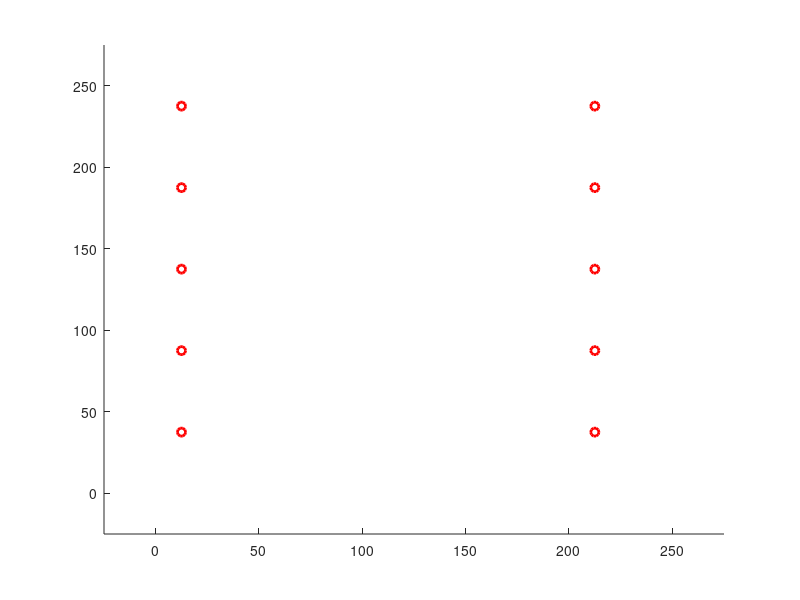

Here is the MATLAB script that generated this plot: (Note: this script raises an error after producing the figure.)
%% Variable Setup
grid_size = [10 10];
grid_w = 25;
max_step = 20000;
wp_tol = 7;

Algorithm = 'square_waypoint';
is_coverage_map = true;

robot_Form = 3;

time_interval = 4;
time_pause = time_interval/50;

robot_weight = [1.5 1.5 1.5 1.5];


pos_uwb_offset = [25 25];
pos_uwb_raw =  zeros(2, max_step);
pos_uwb = zeros(2, max_step);

pos_center = zeros(4, 2, max_step);

heading = zeros(4, max_step);

heading = [0 0 0 0];

Grid_setup = zeros(grid_size(1),  grid_size(2));
Grid_current =  zeros(grid_size(1),  grid_size(2), max_step);
Grid_visited =  zeros(grid_size(1),  grid_size(2), max_step);

Dy_force = zeros(4, 2, max_step);
Dy_a = zeros(4, 2, max_step);
Dy_v = zeros(4, 2, max_step);

%Wp = [100 200; 225 40; 50 170];
Wp = [];
wp_current = 1;
Circle_Wp = [];

is_rotating = false;

Line_Robot = [];
Line_Robot_area = [];
Line_Border = [];
loc_center = [0 0];

RobotConfig(:, :, 1) = [1 0; 0 0; -1 0; -2 0]; 
RobotConfig(:, :, 2) = [1 0; 0 0; 0 1; 1 1]; 
RobotConfig(:, :, 3) = [1 0; 0 0; -1 0; -1 -1]; 
RobotConfig(:, :, 4) = [0 1; 0 0; -1 0; -2 0]; 
RobotConfig(:, :, 5) = [1 0; 0 0; 1 0; 2 0]; 
RobotConfig(:, :, 6) = [1 0; 0 0; 1 0; 2 0]; 
RobotConfig(:, :, 7) = [1 0; 0 0; 1 0; 2 0]; 


grid_dhw = sqrt(2) / 2 * grid_w;

    for idx = 1: 10
        if (mod(idx, 4) == 1)
            Wp = [Wp; 0.5*grid_w  (idx+0.5)*grid_w];
        end
        if (mod(idx, 4) == 2)
            Wp = [Wp; (grid_size(2) - 1.5)*grid_w  (idx-0.5)*grid_w];
        end
        if (mod(idx, 4) == 3)
            Wp = [Wp; (grid_size(2) - 1.5)*grid_w (idx+0.5)*grid_w];
        end
        if (mod(idx, 4) == 0)
            Wp = [Wp; 0.5*grid_w  (idx-0.5)*grid_w];
        end
    end
    

%% DRAW MAP!
figure(1)
axis([-grid_w grid_w*11 -grid_w grid_w*11])
hold on

 % Draw Waypoints
for idx = 1: size(Wp,1)
    Circle_Wp(idx) = plot(Wp(idx, 1), Wp(idx, 2),'Color', 'r', 'LineWidth', 2, 'Marker', 'o');
end


%% Square Waypoint  (SW)

if ( strcmp( Algorithm, 'square_waypoint'))
    
    % Algorithm Setup
    occup_start = [2 1; 1 1; 1 2; 2 2];
    
    for idx = 1: 4
        Grid_current( occup_start( idx, 1), occup_start( idx, 2), 1) = idx ;
        Grid_visited( occup_start( idx, 1), occup_start( idx, 2), 1) = 1;
    end 
    pos_uwb_raw(:, 1) = pos_uwb_offset;
    pos_uwb(:, 1) = pos_uwb_raw(:, 1);
    

    % Algorithm Main Loop
    for step = 1:max_step
        
        % Pause function
        pause(time_pause);
        
        % Robot Dynamics
        
        %for robidx = 1:4
         
            if abs(Wp(wp_current, 1) - pos_uwb(1,step)) > abs(Wp(wp_current, 2) - pos_uwb(2,step)) 
                if Wp(wp_current, 1) - pos_uwb(1,step) > 0
                    char_command = 'R';
                else
                    char_command = 'L';
                end
            else
                if Wp(wp_current, 2) - pos_uwb(2,step) > 0
                    char_command = 'F';
                else
                    char_command = 'B';
                end
            end
            
        Dy_v(:, :, step) = robotMovement(char_command, heading, 2);
            %Dy_force(robidx, :, step) = (Wp(wp_current, :) - pos_uwb(:,step).') / 250;
            %Dy_a(robidx, :, step) = Dy_force(robidx, :, step)  / robot_weight(robidx);
            %Dy_v(robidx, :, step+1) = Dy_v(robidx, :, step) + Dy_a(robidx, :, step) * time_interval;
        %end
       
        %pos_uwb(:, step)  
        %Wp(wp_current, :) 
        %norm(pos_uwb(:, step) - Wp(wp_current, :))
        if (norm(pos_uwb(:, step).' - Wp(wp_current, :)) < wp_tol)
            delete(Circle_Wp(wp_current));
            wp_current = wp_current + 1;
        end

        
        if (heading(2) > 1/5 * pi) 
            [Dy_v, heading] = robotMovement('l', heading, 0);
            pos_uwb(:, step+1) = pos_uwb(:, step);
        elseif (heading(2) < - 1/5 * pi) 
            [Dy_v, heading]  = robotMovement('r', heading, 0);
            pos_uwb(:, step+1) = pos_uwb(:, step);
        else
            pos_uwb(:, step+1) = Dy_v(2, :, step).' * time_interval+...
                                            0.4* (pos_uwb(:, step) + rand * 10 - 5) + 0.6* pos_uwb(:, step);
           % for rbtidx = 1:4
           %     heading(rbtidx) = 0.6 * heading(rbtidx) + 0.4 * (rand - 0.5) * 0.1 ;
           % end
           heading(2) = 0.6 * heading(2) + 0.4 * (rand - 0.5)  ;
           heading(1) = heading(2);
           heading(3) = heading(2);
           heading(4) = heading(2);
        end
        
        % update uwb here
        %pos_uwb(1, step+1) = pos_uwb(1, step) + (1+ 0.1* step)* sin(step / 5);
        %pos_uwb(2, step+1) = pos_uwb(2, step) + (1+ 0.08* step)* cos(step / 5);
        
        % calibrate pos here
        pos_x = pos_uwb(1,step);
        pos_nx = pos_uwb(1, step+1);
        pos_y = pos_uwb(2,step);
        pos_ny = pos_uwb(2, step+1);
        
        
        % remove previous robot line plot
        if (~isempty(Line_Robot))
            delete(Line_Robot)
        end
        Line_Robot = [];
        Line_Border = [];
        
        % Draw Robot
        
        pos_center(2,:, step) = [pos_x pos_y];
        pos_center(1,:, step) =  pos_center(2,:,step) + grid_dhw* ...
                                   [sin(pi/4 - heading(2))-cos(pi/4 - heading(1)) ...
                                    -cos(pi/4 - heading(2))-sin(pi/4 - heading(1))];
        pos_center(3,:, step) =  pos_center(2,:,step) + grid_dhw* ...
                                   [cos(pi/4 - heading(2))+sin(heading(3) - pi/4) ...
                                    sin(pi/4 - heading(2))+cos(heading(3) - pi/4)];
        pos_center(4,:, step) =  pos_center(3,:,step) + grid_dhw* ...
                                   [sin(-pi/4 + heading(3))+sin(pi/4 + heading(4)) ...
                                    cos(-pi/4 + heading(3))+cos(pi/4 + heading(4))]; 
        
        pos_center(2,:, step+1) = [pos_nx pos_ny];
        pos_center(1,:, step+1) =  pos_center(2,:, step+1) + grid_dhw* ...
                                   [sin(pi/4 - heading(2))-cos(pi/4 - heading(1)) ...
                                    -cos(pi/4 - heading(2))-sin(pi/4 - heading(1))];
        pos_center(3,:, step+1) =  pos_center(2,:, step+1) + grid_dhw* ...
                                   [cos(pi/4 - heading(2))+sin(heading(3) - pi/4) ...
                                    sin(pi/4 - heading(2))+cos(heading(3) - pi/4)];
        pos_center(4,:, step+1) =  pos_center(3,:,step+1)  + grid_dhw* ...
                                   [sin(-pi/4 + heading(3))+sin(pi/4 + heading(4)) ...
                                    cos(-pi/4 + heading(3))+cos(pi/4 + heading(4))]; 
        
        
        % plot robot BG
        if (is_coverage_map == 1)
            for robidx = 1:4
            Line_Robot(robidx,1) = line([pos_center(robidx, 1, step)+grid_dhw*cos(pi/4 - heading(robidx)) ...
                                                     pos_center(robidx, 1, step)+grid_dhw*sin(pi/4 - heading(robidx))], ...
                                                    [pos_center(robidx, 2, step)+grid_dhw*sin(pi/4 -  heading(robidx)) ...
                                                     pos_center(robidx, 2, step)+grid_dhw*-cos(pi/4 -  heading(robidx))], 'Color', 'yellow', 'LineWidth', 2);
            Line_Robot(robidx,2) = line([pos_center(robidx, 1, step)+grid_dhw*cos(pi/4 -  heading(robidx))... 
                                                     pos_center(robidx, 1, step)+grid_dhw*-sin(pi/4 -  heading(robidx))], ...
                                                    [ pos_center(robidx, 2, step)+grid_dhw*sin(pi/4 -  heading(robidx))...
                                                      pos_center(robidx, 2, step)+grid_dhw*cos(pi/4 -  heading(robidx))], 'Color', 'yellow', 'LineWidth', 2);
            Line_Robot(robidx,3) = line([pos_center(robidx, 1, step)+grid_dhw*-cos(pi/4 -  heading(robidx)) ...
                                                     pos_center(robidx, 1, step)+grid_dhw*-sin(pi/4 -  heading(robidx))], ...
                                                    [ pos_center(robidx, 2, step)+grid_dhw*-sin(pi/4 -  heading(robidx)) ...
                                                      pos_center(robidx, 2, step)+grid_dhw*cos(pi/4 -  heading(robidx))], 'Color', 'yellow', 'LineWidth', 2);
            Line_Robot(robidx,4) = line([pos_center(robidx, 1, step)+grid_dhw*-cos(pi/4 -  heading(robidx)) ...
                                                     pos_center(robidx, 1, step)+grid_dhw*sin(pi/4 -  heading(robidx))], ...
                                                    [ pos_center(robidx, 2, step)+grid_dhw*-sin(pi/4 -  heading(robidx))...
                                                      pos_center(robidx, 2, step)+grid_dhw*-cos(pi/4 -  heading(robidx))], 'Color', 'yellow', 'LineWidth', 2);
        
             end
        end
            
        % Draw Outer Border
        Line_Border(1) = line([0 0], [0 grid_w*grid_size(1)], 'Color', 'black', 'LineWidth', 2);
        Line_Border(2) =line([0 grid_w*grid_size(2)], [0 0], 'Color', 'black', 'LineWidth', 2);
        Line_Border(3) =line([grid_w*grid_size(2) grid_w*grid_size(1)], [0 grid_w*grid_size(1)], 'Color', 'black', 'LineWidth', 2);
        Line_Border(4) =line([grid_w*grid_size(2) 0], [grid_w*grid_size(2) grid_w*grid_size(1)], 'Color', 'black', 'LineWidth', 2);
        

                                
        % Draw Robot Outline
        for robidx = 1:4
            %line([pos_center(robidx,1,step) pos_center(robidx,1,step+1)], [pos_center(robidx,2,step) pos_center(robidx,2,step+1)])  
            Line_Robot(robidx,1) = line([pos_center(robidx, 1, step)+grid_dhw*cos(pi/4 - heading(robidx)) ...
                                                     pos_center(robidx, 1, step)+grid_dhw*sin(pi/4 - heading(robidx))], ...
                                                    [pos_center(robidx, 2, step)+grid_dhw*sin(pi/4 -  heading(robidx)) ...
                                                     pos_center(robidx, 2, step)+grid_dhw*-cos(pi/4 -  heading(robidx))], 'Color', 'green', 'LineWidth', 1);
            Line_Robot(robidx,2) = line([pos_center(robidx, 1, step)+grid_dhw*cos(pi/4 -  heading(robidx))... 
                                                     pos_center(robidx, 1, step)+grid_dhw*-sin(pi/4 -  heading(robidx))], ...
                                                    [ pos_center(robidx, 2, step)+grid_dhw*sin(pi/4 -  heading(robidx))...
                                                      pos_center(robidx, 2, step)+grid_dhw*cos(pi/4 -  heading(robidx))], 'Color', 'green', 'LineWidth', 1);
            Line_Robot(robidx,3) = line([pos_center(robidx, 1, step)+grid_dhw*-cos(pi/4 -  heading(robidx)) ...
                                                     pos_center(robidx, 1, step)+grid_dhw*-sin(pi/4 -  heading(robidx))], ...
                                                    [ pos_center(robidx, 2, step)+grid_dhw*-sin(pi/4 -  heading(robidx)) ...
                                                      pos_center(robidx, 2, step)+grid_dhw*cos(pi/4 -  heading(robidx))], 'Color', 'green', 'LineWidth', 1);
            Line_Robot(robidx,4) = line([pos_center(robidx, 1, step)+grid_dhw*-cos(pi/4 -  heading(robidx)) ...
                                                     pos_center(robidx, 1, step)+grid_dhw*sin(pi/4 -  heading(robidx))], ...
                                                    [ pos_center(robidx, 2, step)+grid_dhw*-sin(pi/4 -  heading(robidx))...
                                                      pos_center(robidx, 2, step)+grid_dhw*-cos(pi/4 -  heading(robidx))], 'Color', 'green', 'LineWidth', 1);   
        end 
        % Draw Robot Center
        line([pos_x pos_nx], [pos_y pos_ny])
        
    end
end
